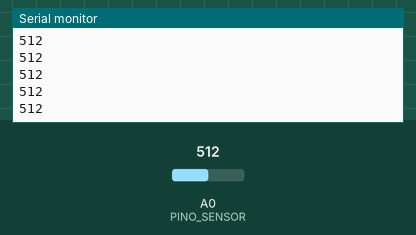
Bench run of a sketch on a simulated Arduino Uno, built with avr-gcc and run on an emulated ATmega328P. Shown: the last lines printed to the serial monitor. Inputs (shaded band) come from the test bench; at power-on: A0 (PINO_SENSOR) = 512.

Above: at 1.2 s.
1.3 s: A0 (PINO_SENSOR) set to 716
At 2.1 s:
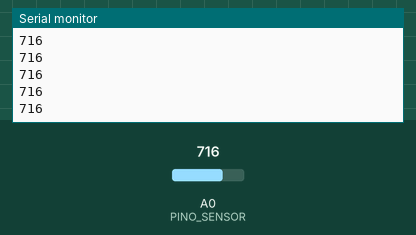
2.8 s: A0 (PINO_SENSOR) set to 900
At 3.9 s:
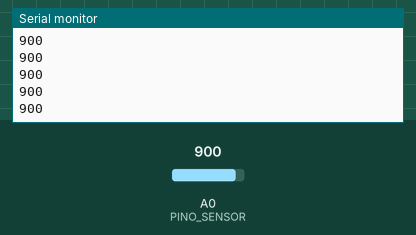
Timing chart, 0 to 5.8 s (numbered marks = the images above; inputs shaded):
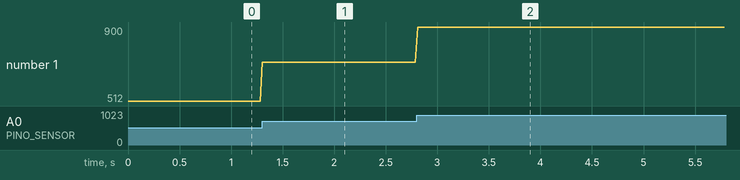

Measured:
- after the input at 1.3 s, the serial monitor: prints a new line at once (image 1)
- after the input at 2.8 s, the serial monitor: prints a new line at once (image 2)
- plotted number 1: 512 → 716 after the input at 1.3 s, 716 → 900 after the input at 2.8 s

The sketch:

controle_potenciometro.ino
```cpp
const int PINO_SENSOR = A0;
const int LEITURAS_POR_MEDIA = 4;
const int INTERVALO_MS = 20;

void setup() {
  Serial.begin(9600);
}

void loop() {
  long soma = 0;
  for (int i = 0; i < LEITURAS_POR_MEDIA; i++) {
    soma += analogRead(PINO_SENSOR);
  }
  int valor = soma / LEITURAS_POR_MEDIA;

  Serial.println(valor);
  delay(INTERVALO_MS);
}
```
